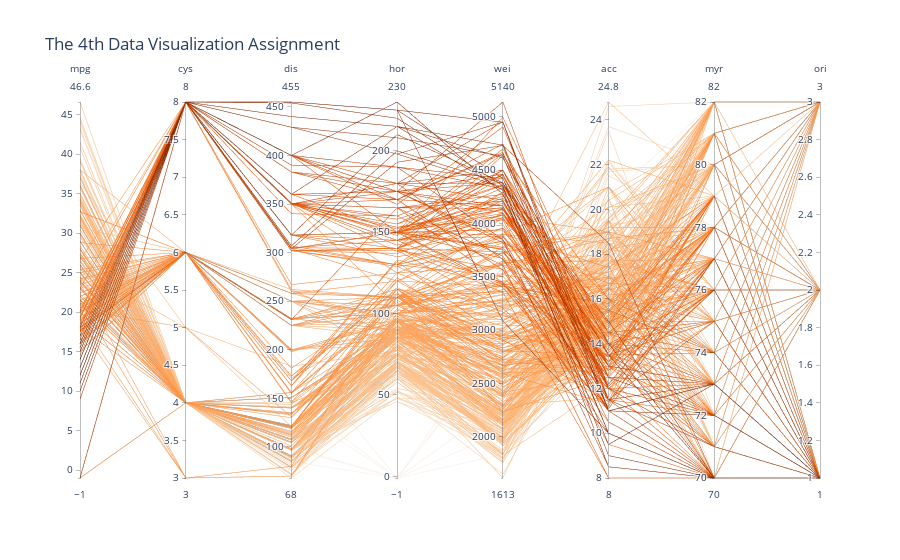

Notebook code cell kept with this figure:
### Code cell
fig = go.Figure(data=
    go.Parcoords(
        line = dict(color = df['hor'],
                   colorscale = px.colors.sequential.Oranges),
        dimensions = [dict(label=col, values=df[col]) for col in labels]
    )
)

fig.update_layout(
    title="The 4th Data Visualization Assignment"
)

fig.show()

### Figure 1 — Plotly figure (JSON) as saved in the notebook; plotly's stock layout.template omitted (floating-point values rounded to 4 significant figures; data arrays with more than 128 entries replaced by an {"elided": "..."} marker saying what was removed)
{"data": [{"dimensions": [{"label": "mpg", "values": {"elided": "406 float values"}}, {"label": "cys", "values": {"elided": "406 float values"}}, {"label": "dis", "values": {"elided": "406 float values"}}, {"label": "hor", "values": {"elided": "406 float values"}}, {"label": "wei", "values": {"elided": "406 float values"}}, {"label": "acc", "values": {"elided": "406 float values"}}, {"label": "myr", "values": {"elided": "406 float values"}}, {"label": "ori", "values": {"elided": "406 float values"}}], "line": {"color": {"elided": "406 float values"}, "colorscale": [[0.0, "rgb(255,245,235)"], [0.125, "rgb(254,230,206)"], [0.25, "rgb(253,208,162)"], [0.375, "rgb(253,174,107)"], [0.5, "rgb(253,141,60)"], [0.625, "rgb(241,105,19)"], [0.75, "rgb(217,72,1)"], [0.875, "rgb(166,54,3)"], [1.0, "rgb(127,39,4)"]]}, "type": "parcoords"}], "layout": {"title": {"text": "The 4th Data Visualization Assignment"}}}
